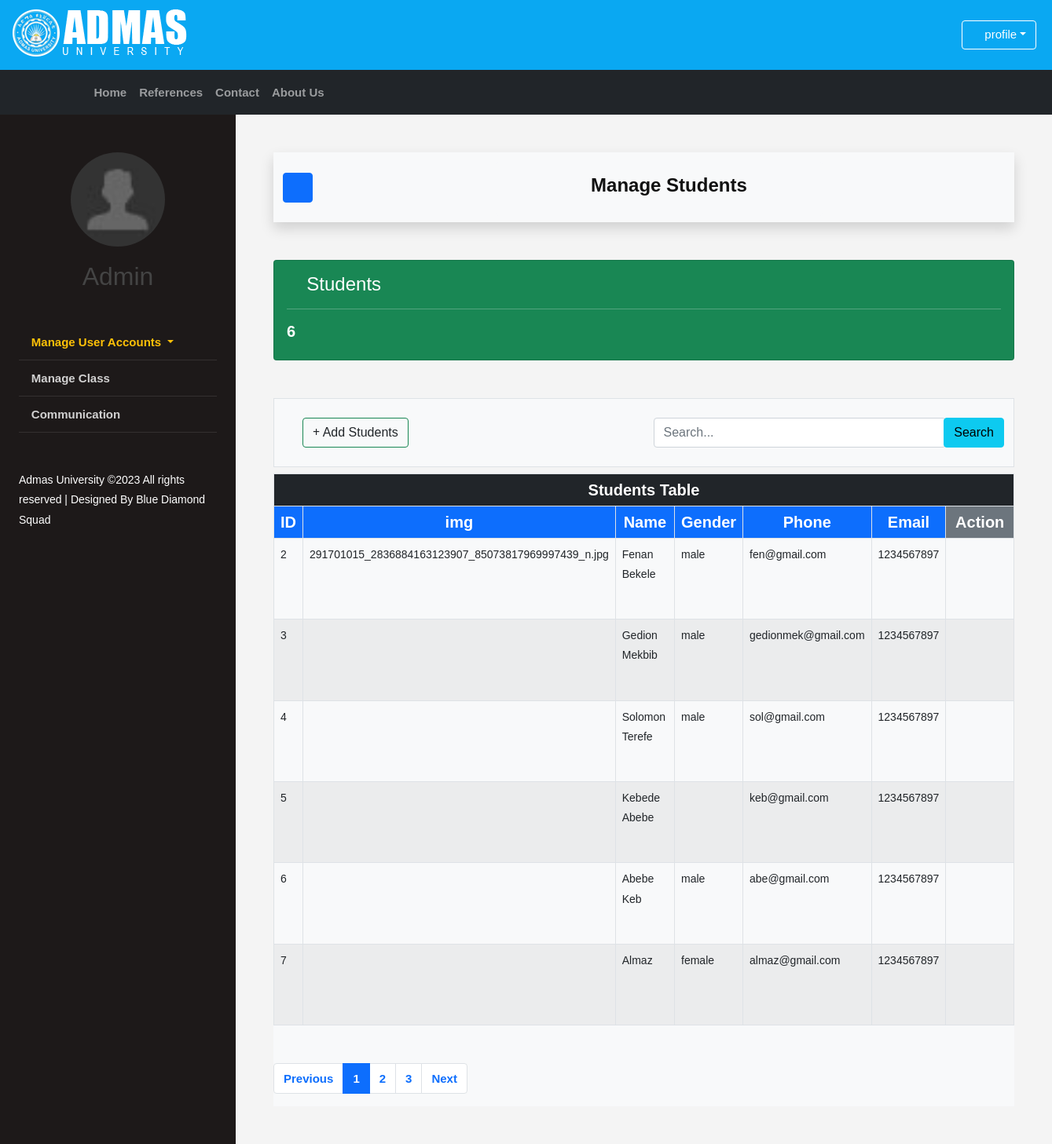
/_admin/a_manage_students.php (signed in), run on the app's committed database.
### tables this page shows
CREATE TABLE `student` (
  `student_id` int(255) NOT NULL,
  `student_full_name` varchar(255) NOT NULL,
  `student_phone_no` varchar(255) NOT NULL,
  `student_gender` varchar(255) NOT NULL,
  `student_email` varchar(255) NOT NULL,
  `student_password` varchar(255) NOT NULL,
  `student_photo` varchar(255) NOT NULL
);

### _admin/a_manage_students.php (the view, shortened to what this page needs)
<?php
include "../my_funcs.php";
$q_student = "SELECT * FROM student";
$q_student_result = mysqli_query($con,$q_student);
$student_count = mysqli_num_rows($q_student_result);
?>
<!DOCTYPE html>
<html lang="en-us" dir="ltr">
    <head>
        <link rel="stylesheet" type="text/css" href="../icon/svg-with-js/css/fa-svg-with-js.css">
        <link rel="stylesheet" type="text/css" href="../css/bootstrap.min.css">
        <link rel="stylesheet" type="text/css" href="../css/style.css">
  </head>
  <body>
    <header id="top-header">
        <div class="top-tol">
            <ul>
                <div id="logo">
                    <a><img src="../images/Logoo.png" alt="admas university e-learning managment system logo" title="AU e-learning management"></a>
                </div>
                <div class="dropdown myac">
                    <a id="a1" class="btn btn-outline-info dropdown-toggle" href="#" role="button" id="dpMLink" data-bs-toggle="dropdown" aria-expanded="false"><i class="fas fa-user-circle"></i>&nbsp;<label>profile</label></a>
                </div>
            </ul>
        </div>
    </header>
    <nav class="navbar navbar-expand-md bg-dark navbar-dark" style="margin-bottom: 0px;">
        <div class="container">
            <div class="collapse navbar-collapse" id="navbarContent">
                <ul class="navbar-nav me-auto mb-2 mb-lg-0">
                    <li class="nav-item"><a href="../index.php" class="nav-link">Home</a></li>
                    <li class="nav-item"><a href="../reference.php" class="nav-link">References</a></li>
                    <li class="nav-item"><a href="../contact.php" class="nav-link">Contact</a></li>
                    <li class="nav-item"><a href="../about.php" class="nav-link">About Us</a></li>
                </ul>
            </div>
        </div>
    </nav>
	<div class="wrapper d-flex align-items-stretch">
		<nav id="sidebar">
			<div class="p-4 pt-5">
                <div class="row">
                    <div class="col">
                        <a href="update_profile.php" class="img logo rounded-circle mb-5" style="background-image: url(images/avatar.jpg);"><br><br><br><br><br>
                            <center><h2>Admin</h2></center>
                        </a>
                    </div>
                </div><br><br>
    	           <ul class="list-unstyled components mb-5">
                       <li class="dropdown">
                          <a class="dropdown-toggle text-warning" href="#" id="Dropdown" role="button" data-bs-toggle="dropdown" aria-expanded="false"><i class="fas fa-users"></i>
                            Manage User Accounts
                          </a>
                        </li>
                        <li><a href="a_manage_class.php"><i class="fas fa-chalkboard"></i> Manage Class</a></li>
                        <li><a href="a_communication.php"><i class="fas fa-comments"></i> Communication</a></li>
                    </ul>
        	        <div class="footer">
        				Admas University &copy;<script>document.write(new Date().getFullYear());</script> All rights reserved | Designed By Blue Diamond Squad
        	        </div>
	           </div>
    	   </nav>
            <div id="content" class="p-4 p-md-5">
                <nav class="navbar navbar-expand-lg navbar-light bg-light shadow">
                    <div class="container">
                        <button type="button" id="sidebarCollapse" class="btn btn-primary">
                            <i class="fas fa-bars"></i>
                        </button>
                        <div class="container">
                            <div class="row align-items-center justify-content-center">
                                <div class="col-md-6 text-center">
                                    <div class="card bg-light col-md mt-1" style="border-style: none;">
                                        <div class="card-body">
                                            <h4 class="card-title"><i class="fas fa-tachometer-alt"></i> <strong>Manage Students</strong></h4>
                                        </div>
                                    </div>
                                </div>
                            </div>
                        </div>
                    </div>
                </nav>
                <section class="mt-5">
                    <div class="row g-4">
                        <div class="col-md-12">
                            <a href="a_manage_students.php" class="col-md-3" style="text-decoration: none;">
                                <div class="card bg-success text-white">
                                <div class="card-body">
                                    <h4><i class="fas fa-user-graduate"></i> Students</h4>
                                    <hr>
                                    <h5>
                                        <b><?php echo ($student_count); ?></b>
                                    </h5>
                                </div>
                                </div>
                            </a>
                        </div>
                </section>
                <section class="mt-5 border bg-light">
                    <div class="container">
                        <div class="row g-4">
                            <div class="col-md">
                                <a class="btn btn-outline-success text-dark m-4" href="a_add_students.php" role="button" style="text-decoration: none;"><i class="fas fa-plus"></i> Add Students</a>
                            </div>
                            <div class="col-md">
                                <form class="d-flex mt-4">
                                    <input class="form-control me-2" type="search" placeholder="Search...  " aria-label="Search">
                                    <button class="btn btn-info" type="submit" style="margin-left: -11px;">Search</button>
                                </form>
                            </div>
                        </div>
                    </div>
                </section>
              <section class="mt-2 bg-light">
                    <div class="">
                        <div class="row">
                            <div class="col-md">
                                <table class="table table-bordered table-striped table-hover">
                                    <thead>
                                        <tr class="h5">
                                            <th colspan="9" class="bg-dark text-white"><center>Students Table</center></th>
                                        </tr>
                                    </thead>
                                  <thead>
                                    <tr class="h5 bg-primary text-white">
                                      <th class="text-center" scope="col">ID</th>
                                      <th class="text-center" scope="col">img</th>
                                      <th class="text-center" scope="col">Name</th>
                                      <th class="text-center" scope="col">Gender</th>
                                      <th class="text-center" scope="col">Phone</th>
                                      <th class="text-center" scope="col">Email</th>
                                      <th class="text-center bg-secondary" scope="col">Action</th>
                                    </tr>
                                  </thead>
                                  <tbody>
                                    <tr>
                                    <?php
                                        $q = "SELECT * FROM student";
                                        $q_result = mysqli_query($con,$q);
                                        while($row = mysqli_fetch_assoc($q_result)){
                                            printf("<tr> <td>%d</td> <td>%s</td> <td>%s</td> <td>%s</td> <td>%s</td> <td>%s</td>",
                                            $row['student_id'],
                                            htmlspecialchars($row['student_photo']),
                                            htmlspecialchars($row['student_full_name']),
                                            htmlspecialchars($row['student_gender']),
                                            htmlspecialchars($row['student_email']),
                                            htmlspecialchars($row['student_phone_no'])
                                             );
                                    ?>
                                    <td class="text-center h4">
                                        <a href="s_view_api.php?id=<?php echo $row['student_id'] ?>"><i class="fas fa-address-card px-3"></i></a>
                                        <a href="s_edit_api.php?id=<?php echo $row['student_id'] ?>"><i class="fas fa-pencil-alt px-3"></i></a>
                                        <a href="s_delete_api.php?id=<?php echo $row['student_id'] ?>"><i class="fas fa-trash-alt px-3 text-danger"></i></a>
                                    </td>
                                    </tr>
                                    <?php
                                       }
                                    ?>
                                  </tbody>
                                </table>
                                <div class="mt-5 pagination">
                                    <nav aria-label="Page navigation example">
                                        <ul class="pagination justify-content-end">
                                            <li class="page-item"><a class="page-link text-primary" href="index.php">Previous</a></li>
                                            <li class="page-item active"><a class="page-link text-white" href="#">1</a></li>
                                            <li class="page-item"><a class="page-link text-primary" href="#">2</a></li>
                                            <li class="page-item"><a class="page-link text-primary" href="#">3</a></li>
                                            <li class="page-item"><a class="page-link text-primary" href="">Next</a></li>
                                        </ul>
                                    </nav>
                                </div>
                             </div>
                        </div>
                    </div>
                </section>
            </div>
  </body>
</html>

### css/style.css (style rules this page uses)
* { margin: 0px; padding: 0px; }
body { display: flex; flex-direction: column; font-family: "Verdana", "Arial", "Helvetica",serif, sans-serif; font-size: 14px; line-height: 1.8em; color: #111; background-color: #f4f4f4; }
h1, h2 { color: #444; line-height: 2.0em; margin: 15x 0px 10px 0px; }
a:any-link { text-decoration: none; color: blueviolet; }
#top-header { line-height: 70px; background-color: #0aa8f2; }
#top-header #logo img { margin-top: 10px; margin-right: 10px; margin-left: -20px; }
#top-header ul { list-style: none; }
#top-header .myac { float: right; margin-top: -65px; margin-right: 20px; }
#top-header .myac #a1 { text-decoration: none; color: white; border: 1px solid white; font-size: 15px;" }
nav ul li a { font-size: 15px; font-weight: bold; }
#sidebar { min-width: 300px; max-width: 300px; background: #1d1919; color: #fff; -webkit-transition: all 0.3s; -o-transition: all 0.3s; transition: all 0.3s; }
#sidebar .logo { display: block; width: 120px; height: 120px; margin: 0 auto; }
#sidebar ul.components { padding: 0; }
#sidebar ul li { font-size: 16px; }
#sidebar ul li a { padding: 10px 0; display: block; color: rgba(255, 255, 255, 0.8); border-bottom: 1px solid rgba(255, 255, 255, 0.1); }
img { vertical-align: middle; border-style: none; }
img { page-break-inside: avoid; }
.img { background-size: cover; background-repeat: no-repeat; background-position: center center; }
#content { width: 100%; padding: 0; min-height: 100vh; -webkit-transition: all 0.3s; -o-transition: all 0.3s; transition: all 0.3s; }

### data on the page
student: student_id "2", student_photo "291701015_2836884163123907_85073817969997439_n.jpg", student_full_name "Fenan Bekele", student_gender "male", student_email "fen@gmail.com", student_phone_no "1234567897"
student: student_id "3", student_full_name "Gedion Mekbib", student_gender "male", student_email "gedionmek@gmail.com", student_phone_no "1234567897"
student: student_id "4", student_full_name "Solomon Terefe", student_gender "male", student_email "sol@gmail.com", student_phone_no "1234567897"
student: student_id "5", student_full_name "Kebede Abebe", student_email "keb@gmail.com", student_phone_no "1234567897"
student: student_id "6", student_full_name "Abebe Keb", student_gender "male", student_email "abe@gmail.com", student_phone_no "1234567897"
student: student_id "7", student_full_name "Almaz", student_gender "female", student_email "almaz@gmail.com", student_phone_no "1234567897"

### other printed values
$student_count "6"
